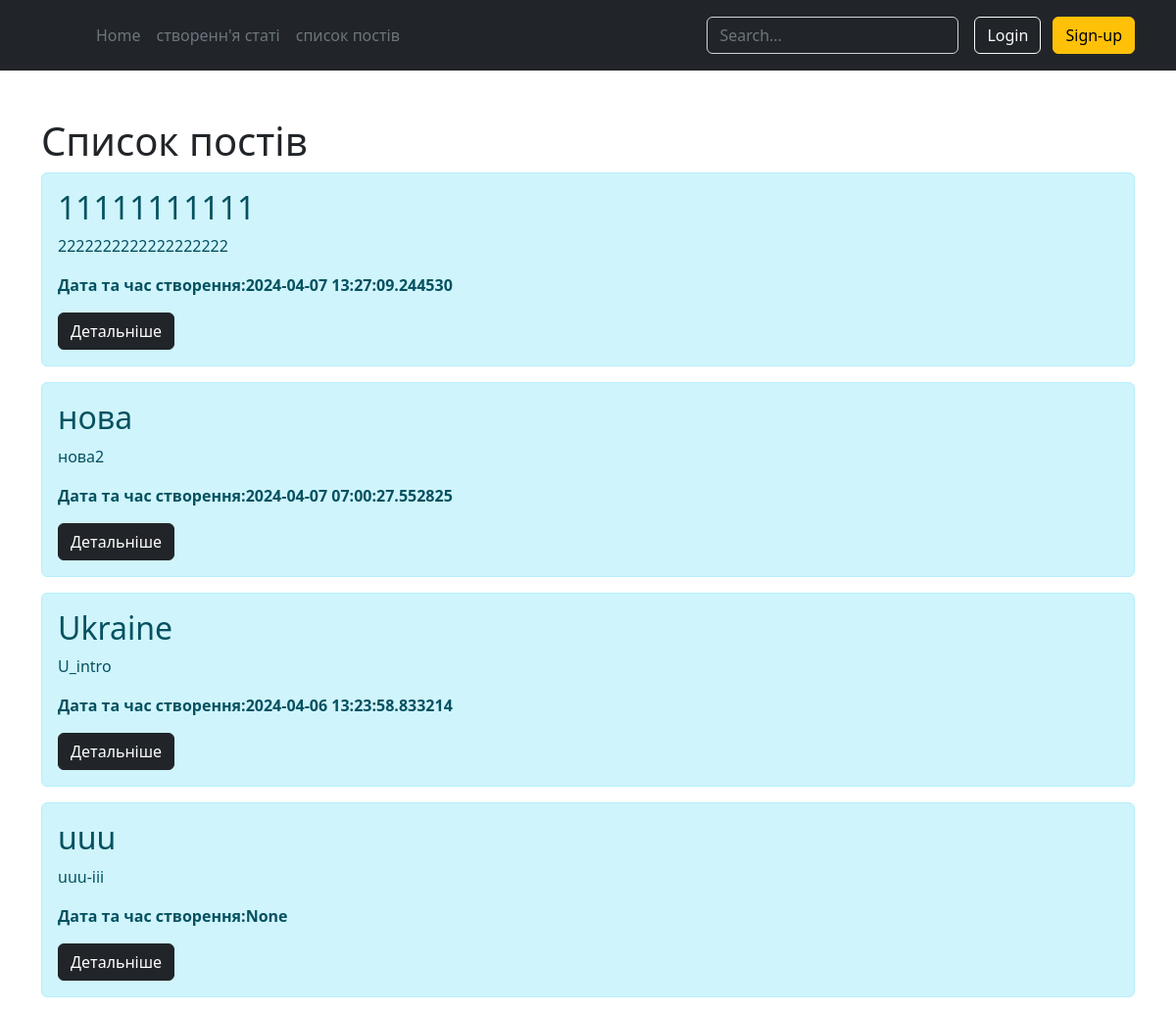
Page /articles on the earlier database version.
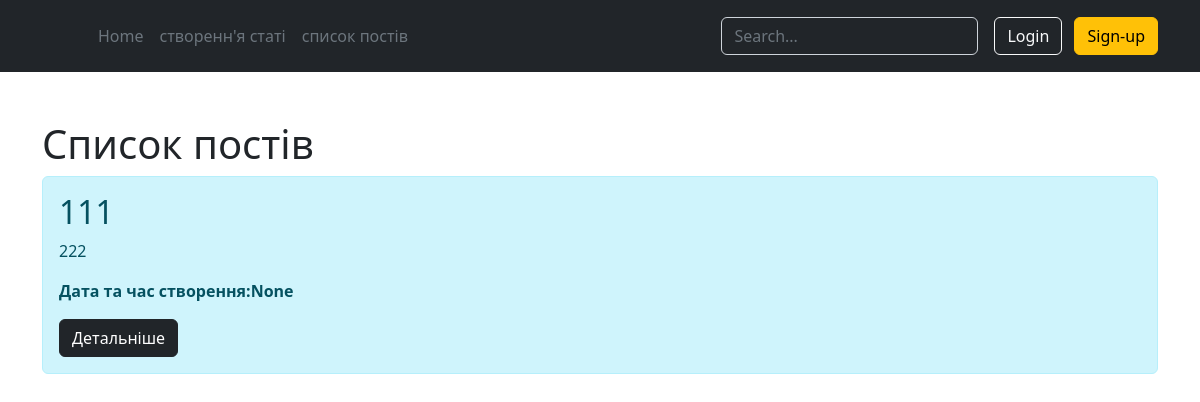
Same page on the later database version.
### models.py (models this page shows, shortened)
class Article(db.Model):
    id = db.Column(db.Integer, primary_key=True)
    title = db.Column(db.String(100), nullable=False)
    intro = db.Column(db.String(100), nullable=False)
    text = db.Column(db.Text, nullable=False)
    date = db.Column(db.DateTime, default=datetime.utcnow)

### app.py (the view)
@app.route("/articles")
def list_articles():
    articles = Article.query.order_by(Article.date.desc()).all()
    return render_template("articles.html", articles=articles)

### templates/articles.html (shortened to what this page needs)
{% extends 'base.html' %}
{% block content %}
<div class="container mt-5">
    <h1> Список постiв </h1>
    {% for article in articles %}
    <div class="alert alert-info">
        <h2>{{ article.title }}</h2>
        <p>{{ article.intro }}</p>
        <p><b>Дата та час створення:{{ article.date }}</b></p>
        <a href="/articles/{{ article.id }}" class="btn btn-dark">Детальніше</a>
    </div>
    {% endfor %}
</div>
{% endblock %}

### templates/base.html (shortened to what this page needs)
<!DOCTYPE html>
<html lang="en">
<head>
    <link rel="stylesheet"
          href="{{ url_for('static', filename='bootstrap.min.css') }}">
</head>
<body>
<header class="p-3 text-bg-dark">
    <div class="container">
      <div class="d-flex flex-wrap align-items-center justify-content-center justify-content-lg-start">
        <a href="/" class="d-flex align-items-center mb-2 mb-lg-0 text-white text-decoration-none">
          <svg class="bi me-2" width="40" height="32" role="img" aria-label="Bootstrap"><use xlink:href="#bootstrap"></use></svg>
        </a>
        <ul class="nav col-12 col-lg-auto me-lg-auto mb-2 justify-content-center mb-md-0">
          <li><a href="http://127.0.0.1:5000" class="nav-link px-2 text-secondary">Home</a></li>
          <li><a href="http://127.0.0.1:5000/create_article" class="nav-link px-2 text-secondary">створенн'я статі</a></li>
          <li><a href="http://127.0.0.1:5000/articles" class="nav-link px-2 text-secondary">список постiв</a></li>
        </ul>
        <form class="col-12 col-lg-auto mb-3 mb-lg-0 me-lg-3" role="search">
          <input type="search" class="form-control form-control-dark text-bg-dark" placeholder="Search..." aria-label="Search">
        </form>
        <div class="text-end">
          <button type="button" class="btn btn-outline-light me-2">Login</button>
          <button type="button" class="btn btn-warning">Sign-up</button>
        </div>
      </div>
    </div>
  </header>
{% block content %}{% endblock content %}
</body>
</html>

Differences in the rows shown:
removed Article: title "11111111111", intro "2222222222222222222", date "2024-04-07 13:27:09.244530"
removed Article: title "нова", intro "нова2", date "2024-04-07 07:00:27.552825"
removed Article: title "Ukraine", intro "U_intro", date "2024-04-06 13:23:58.833214"
changed Article "None": title "uuu" → "111"; intro "uuu-iii" → "222"
